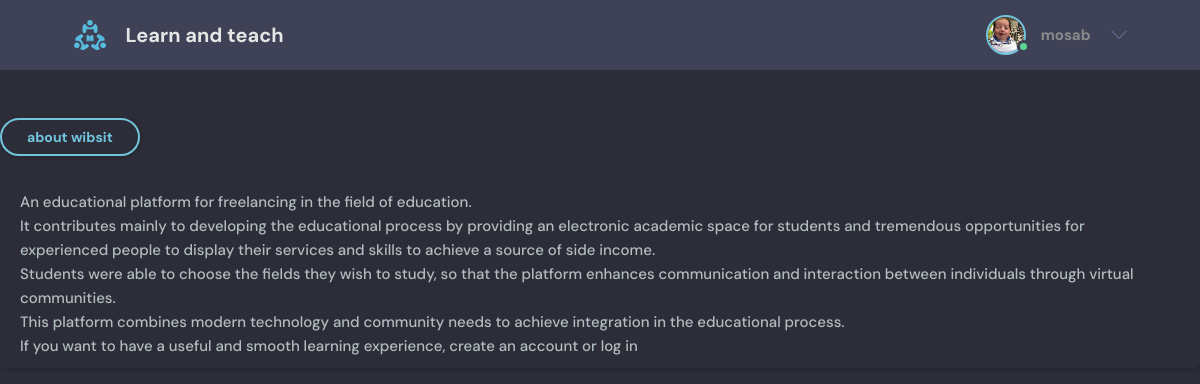
/ (signed in), run on the app's committed database.
### base/models.py (models this page shows)
class User(AbstractUser):
    name = models.CharField(max_length=200,null=True)
    email = models.EmailField(unique=True,null=True)
    bio = models.TextField(null=True)
    avatar = models.ImageField(null=True,default="avatar.svg")
    USERNAME_FIELD = 'email'
    REQUIRED_FIELDS = []

### base/views.py (the view)
# urls.py: path('',views.about,name="about"),
def about(request):
    return render(request,'base/about.html')

### base/templates/base/about.html (shortened to what this page needs)
<html lang="en">
{% load static %}
<head>
<link rel="stylesheet" href="{% static 'styles/style.css' %}" />
</head>
<body>
<header class="header header--loggedIn">
    <div class="container">
        <a href="{% url 'home' %}" class="header__logo">
            <img src="{% static 'images/logo.svg' %}" />
            <h1>Learn and teach</h1>
        </a>
        <nav class="header__menu">
            {% if request.user.is_authenticated %}
            <div class="header__user">
            <a href="{% url 'user-profile' user.id %}">
                <div class="avatar avatar--medium active">
                <img src="{{request.user.avatar.url}}" />
                </div>
                <h3><p>{{request.user.username}}</p></h3>
            </a>
            <button class="dropdown-button">
                <svg version="1.1" xmlns="http://www.w3.org/2000/svg" width="32" height="32" viewBox="0 0 32 32">
                <title>chevron-down</title>
                <path d="M16 21l-13-13h-3l16 16 16-16h-3l-13 13z"></path>
                </svg>
            </button>
            </div>
            {% endif %}
        </nav>
    </div>
</header>
<br><br>
<div class="btn btn--main btn--pill">
        <h1>about wibsit</h1>
    </div>
    <br>
    <br>
<div class="btn ">
            An educational platform for freelancing in the field of education.
            <br> It contributes mainly to developing the educational process by providing an electronic academic space for students and tremendous opportunities for experienced people to display their services and skills to achieve a source of side income.
            <br>Students were able to choose the fields they wish to study, so that the platform enhances communication and interaction between individuals through virtual communities.<br>
            This platform combines modern technology and community needs to achieve integration in the educational process.
        <br>
        If you want to have a useful and smooth learning experience, create an account or log in
        <br>
</body>
</html>

### static/styles/style.css (style rules this page uses)
:root { --color-main: #71c6dd; --color-main-light: #e1f6fb; --color-dark: #3f4156; --color-dark-medium: #51546e; --color-dark-light: #696d97; --color-light: #e5e5e5; --color-gray: #8b8b8b; --color-light-gray: #b2bdbd; --color-bg: #2d2d39; --color-success: #5dd693; --color-error: #fc4b0b; }
* { font-family: "DM Sans", -apple-system, BlinkMacSystemFont, "Segoe UI", Roboto, Oxygen, Ubuntu, Cantarell, "Open Sans", "Helvetica Neue", sans-serif; margin: 0; padding: 0; box-sizing: border-box; text-rendering: optimizeLegibility; font-size: inherit; }
html { font-size: 56.25%; }
@media only screen and (min-width: 1200px) { html { font-size: 62.5%; } }
body { line-height: 1.6; font-weight: 400; font-size: 1.5rem; color: var(--color-light-gray); background-color: var(--color-bg); min-height: 100vh; }
img { width: 100%; }
a { display: inline-block; color: var(--color-main); text-decoration: none; }
.container { max-width: 120rem; width: 90%; margin: auto; }
.btn { background-color: transparent; border: none; display: inline-flex; align-items: center; gap: 1rem; cursor: pointer; transition: all ease-in-out 0.3s; padding: 1rem 2rem; border-radius: 5px; box-shadow: 1px 1px 3px 1px rgba(0, 0, 0, 0.15); font-weight: 500; }
.btn--main { background-color: var(--color-main); color: var(--color-dark); }
.btn--pill { border-radius: 10rem; font-size: 1.4rem; font-weight: 700; padding: 6px 2.5rem; color: var(--color-main); background: transparent; border: 2px solid var(--color-main); }
.avatar { position: relative; display: inline-block; border-radius: 50%; border: 2px solid var(--color-main); }
.avatar img { display: block; border-radius: 50%; object-fit: cover; object-position: center; }
.avatar::after { content: ""; display: block; position: absolute; background-color: var(--color-gray); z-index: 111; border-radius: 50%; border: 0.3rem solid var(--color-dark); }
.avatar.active::after { background-color: var(--color-success); }
.avatar.avatar--medium img { width: 3.6rem; height: 3.6rem; border-radius: 50%; }
.avatar.avatar--medium:after { width: 0.7rem; height: 0.7rem; bottom: 0px; right: -6px; }
.header { padding: 1.5rem; background-color: var(--color-dark); }
.header > .container { display: flex; gap: 9.5rem; }
.header__logo, .header__user { display: flex; gap: 2rem; align-items: center; }
.header__logo > img { height: 3.2rem; width: 3.2rem; }
.header__logo > h1 { font-weight: 700; font-size: 2rem; color: var(--color-light); }
.header__menu { margin-left: auto; position: relative; }
.header__menu a { display: flex; gap: 1.5rem; align-items: center; font-weight: 500; text-decoration: none; color: var(--color-gray); }
.header__menu img { height: 3.6rem; }
.header__menu p { line-height: 1.2; }
.header__menu svg { width: 1.6rem; height: 1.6rem; fill: var(--color-dark-light); }
.dropdown-button { background: transparent; border: 0; outline: 0; cursor: pointer; }

### data on the page
User: user.avatar (picture), user.username "mosab"
